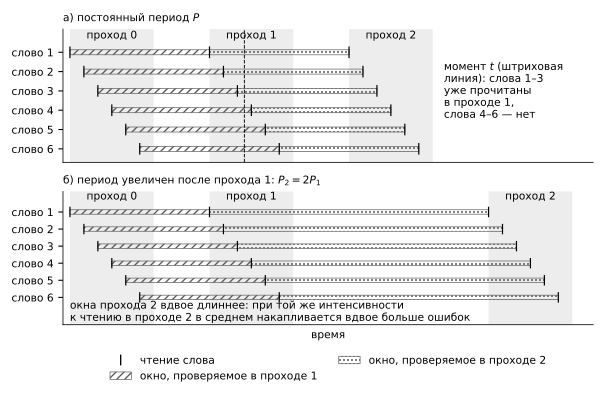

Generate this figure with Python:
"""Рисунок 2.9 — окна наблюдения слов при последовательном контроле (схема, без числовых данных).

Повтор из корня репозитория: python3 thesis/figures/ch2/fig2_09_windows.py
Выход: thesis/figures/ch2/fig2_09_windows.svg
"""
import sys
from pathlib import Path

sys.path.insert(0, str(Path(__file__).resolve().parent))
from common import CM, plt, save  # noqa: E402

W, SLOT = 6, 0.1
y = {w: W - w for w in range(1, W + 1)}

fig, axs = plt.subplots(2, 1, figsize=(16 * CM, 10.5 * CM), sharex=True)
for ax, starts, title in ((axs[0], [0.0, 1.0, 2.0], "а) постоянный период $P$"),
                          (axs[1], [0.0, 1.0, 3.0], "б) период увеличен после прохода 1: $P_2 = 2P_1$")):
    for k, t0 in enumerate(starts):
        ax.axvspan(t0, t0 + W * SLOT, color="0.93", lw=0)
        ax.text(t0 + W * SLOT / 2, W - 0.4, f"проход {k}", ha="center", va="bottom")
    for w in range(1, W + 1):
        reads = [t0 + (w - 1) * SLOT for t0 in starts]
        for t in reads:
            ax.plot([t, t], [y[w] - 0.27, y[w] + 0.27], color="black", lw=0.9)
        ax.add_patch(plt.Rectangle((reads[0], y[w] - 0.13), reads[1] - reads[0], 0.26, fill=False, hatch="////",
                                   lw=0.5, ec="0.35"))
        ax.add_patch(plt.Rectangle((reads[1], y[w] - 0.13), reads[2] - reads[1], 0.26, fill=False, hatch="....",
                                   lw=0.5, ec="0.35"))
    ax.set_yticks([y[w] for w in range(1, W + 1)], [f"слово {w}" for w in range(1, W + 1)])
    ax.set_ylim(-0.7 if ax is axs[0] else -1.6, W + 0.2)
    ax.set_title(title, loc="left", fontsize=8)
    for s in ("top", "right"):
        ax.spines[s].set_visible(False)
t_star = 1.25
axs[0].axvline(t_star, ls="--", color="black", lw=0.7)
axs[0].text(2.68, y[3], "момент $t$ (штриховая\nлиния): слова 1–3\nуже прочитаны\nв проходе 1,\nслова 4–6 — нет", va="center")
axs[1].text(0.0, -1.5, "окна прохода 2 вдвое длиннее: при той же интенсивности\n"
              "к чтению в проходе 2 в среднем накапливается вдвое больше ошибок", va="bottom")
axs[1].set_xticks([])
axs[1].set_xlim(-0.05, 3.75)
axs[1].set_xlabel("время")
leg = [plt.Line2D([], [], color="black", marker="|", ls="", ms=8, label="чтение слова"),
       plt.Rectangle((0, 0), 1, 1, fill=False, hatch="////", ec="0.35", lw=0.5, label="окно, проверяемое в проходе 1"),
       plt.Rectangle((0, 0), 1, 1, fill=False, hatch="....", ec="0.35", lw=0.5, label="окно, проверяемое в проходе 2")]
axs[1].legend(handles=leg, loc="upper center", bbox_to_anchor=(0.5, -0.16), ncol=2, frameon=False)
fig.tight_layout()
out = Path(__file__).resolve().parent / "fig2_09_windows"
save(fig, str(out), preview=sys.argv[1] if len(sys.argv) > 1 else None)
